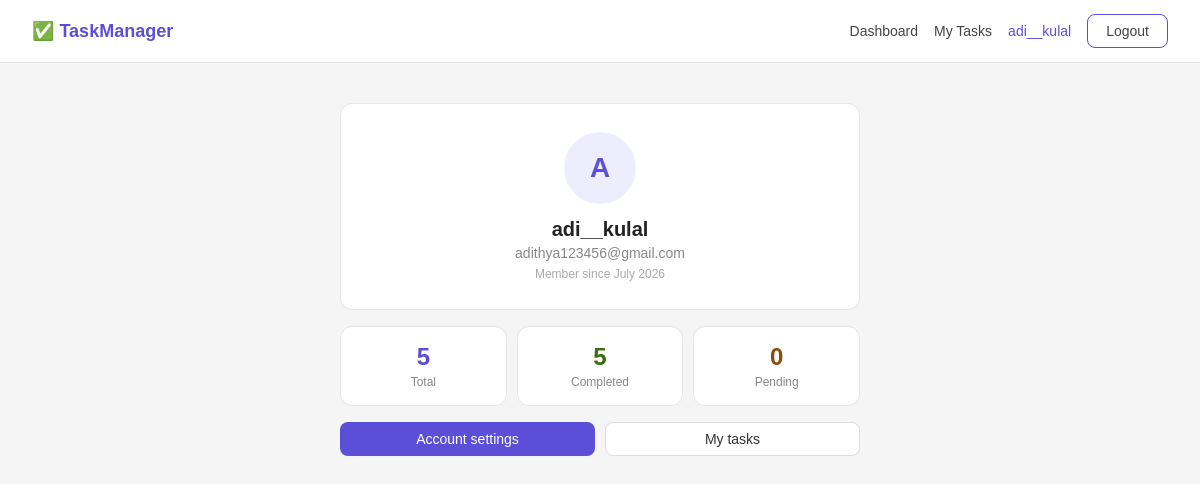
Screenshot of /auth/profile (signed in) with the database file from the repository.
### app/models.py (models this page shows, shortened)
class User(db.Model):
    id = db.Column(db.Integer, primary_key=True)
    username = db.Column(db.String(80), unique=True, nullable=False)
    email=db.Column(db.String(120), unique=True, nullable=False)
    password = db.Column(db.String(120), nullable=False)
    created_at = db.Column(db.DateTime,default =datetime.utcnow)
    tasks = db.relationship('Task',backref='owner',lazy=True,cascade="all, delete-orphan"   )
    categories = db.relationship('Category', backref='owner', lazy=True,cascade='all, delete-orphan')
    @property
    def is_authenticated(self):
        return True

### app/auth/routes.py (the view)
@auth.route('/profile')
@login_required
def profile():
    total   = Task.query.filter_by(user_id=current_user.id).count()
    done    = Task.query.filter_by(user_id=current_user.id, done=True).count()
    pending = Task.query.filter_by(user_id=current_user.id, done=False).count()
    return render_template('auth/profile.html',
                           total=total, done=done, pending=pending)

### app/templates/auth/profile.html (shortened to what this page needs)
{% extends 'base.html' %}
{% block content %}
<div style="max-width:520px;margin:0 auto">
  <div style="background:#fff;border:1px solid #e5e5e5;
              border-radius:12px;padding:28px;
              text-align:center;margin-bottom:16px">
    <div style="width:72px;height:72px;border-radius:50%;
                background:#EEEDFE;display:flex;align-items:center;
                justify-content:center;margin:0 auto 14px;
                font-size:28px;font-weight:600;color:#5b4fd8">
      {{ current_user.username[0].upper() }}
    </div>
    <h2 style="font-size:20px;margin-bottom:4px">
      {{ current_user.username }}
    </h2>
    <p style="color:#888;font-size:14px">{{ current_user.email }}</p>
    <p style="color:#aaa;font-size:12px;margin-top:6px">
      Member since {{ current_user.created_at.strftime('%B %Y') }}
    </p>
  </div>
  <div style="display:grid;grid-template-columns:1fr 1fr 1fr;
              gap:10px;margin-bottom:16px">
    <div style="background:#fff;border:1px solid #e5e5e5;
                border-radius:12px;padding:16px;text-align:center">
      <div style="font-size:24px;font-weight:600;color:#5b4fd8">
        {{ total }}
      </div>
      <div style="font-size:12px;color:#888;margin-top:4px">Total</div>
    </div>
    <div style="background:#fff;border:1px solid #e5e5e5;
                border-radius:12px;padding:16px;text-align:center">
      <div style="font-size:24px;font-weight:600;color:#3B6D11">
        {{ done }}
      </div>
      <div style="font-size:12px;color:#888;margin-top:4px">Completed</div>
    </div>
    <div style="background:#fff;border:1px solid #e5e5e5;
                border-radius:12px;padding:16px;text-align:center">
      <div style="font-size:24px;font-weight:600;color:#854F0B">
        {{ pending }}
      </div>
      <div style="font-size:12px;color:#888;margin-top:4px">Pending</div>
    </div>
  </div>
  <div style="display:flex;gap:10px">
    <a href="{{ url_for('auth.settings') }}"
       class="btn btn-primary" style="flex:1;text-align:center">
      Account settings
    </a>
    <a href="{{ url_for('tasks.index') }}"
       class="btn" style="flex:1;text-align:center">
      My tasks
    </a>
  </div>
</div>
{% endblock %}

### app/templates/base.html (shortened to what this page needs)
<!DOCTYPE html>
<html lang="en">
<head>
  <link rel="stylesheet"
        href="{{ url_for('static', filename='style.css') }}">
</head>
<body>
  <nav class="navbar">
    <a href="{{ url_for('dashboard.home') }}" class="nav-brand">
      ✅ TaskManager
    </a>
    <div class="nav-links">
      {% if current_user.is_authenticated %}
        <a href="{{ url_for('dashboard.home') }}"
           class="{% if request.endpoint == 'dashboard.home' %}nav-active{% endif %}">
          Dashboard
        </a>
        <a href="{{ url_for('tasks.index') }}"
           class="{% if request.endpoint and 'tasks.' in request.endpoint %}nav-active{% endif %}">
          My Tasks
        </a>
        <a href="{{ url_for('auth.profile') }}"
           class="{% if request.endpoint == 'auth.profile' %}nav-active{% endif %}">
          {{ current_user.username }}
        </a>
        <a href="{{ url_for('auth.logout') }}" class="btn btn-outline">
          Logout
        </a>
      {% else %}
        <a href="{{ url_for('auth.login') }}">Login</a>
        <a href="{{ url_for('auth.register') }}"
           class="btn btn-primary">Register</a>
      {% endif %}
    </div>
  </nav>
  <main class="container">
    {% block content %}{% endblock %}
  </main>
</body>
</html>

### app/static/style.css (style rules this page uses)
* { box-sizing: border-box; margin: 0; padding: 0; }
body { font-family: sans-serif; background: #f5f5f5; color: #222; }
.navbar { background: #fff; border-bottom: 1px solid #e5e5e5; padding: 14px 32px; display: flex; justify-content: space-between; align-items: center; }
.nav-brand { font-size: 18px; font-weight: 700; color: #5b4fd8; text-decoration: none; }
.nav-links { display: flex; align-items: center; gap: 16px; }
.nav-links a { text-decoration: none; font-size: 14px; color: #444; }
.container { max-width: 700px; margin: 40px auto; padding: 0 16px; }
.btn { display: inline-block; padding: 8px 18px; border-radius: 8px; font-size: 14px; cursor: pointer; border: 1px solid #ddd; text-decoration: none; background: #fff; color: #333; }
.btn-primary { background: #5b4fd8; color: #fff; border-color: transparent; }
.btn-outline { border-color: #5b4fd8; color: #5b4fd8; background: transparent; }
.nav-active { color: #5b4fd8 !important; font-weight: 500; }

### rows the page displays
User: username "adi__kulal", username "A", email "adithya123456@gmail.com", created_at "July 2026"

### other values shown
{{ total }} "5"
{{ done }} "5"
{{ pending }} "0"
